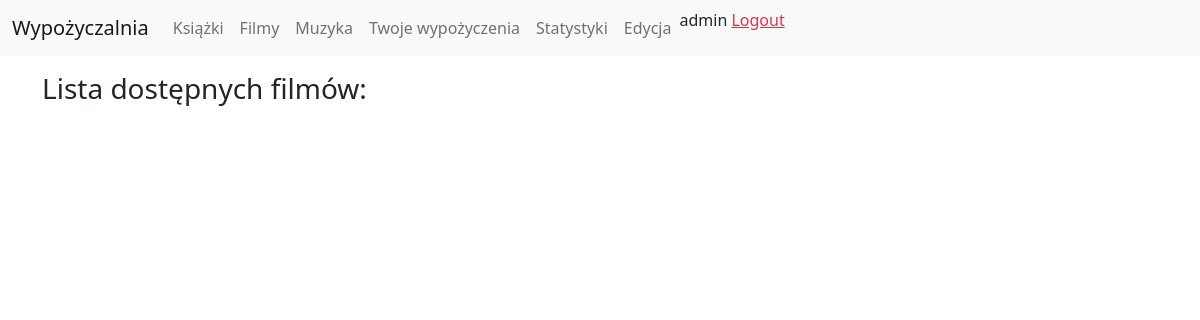
The page /biblioteka/filmy/ (signed in) on the database as committed earlier.
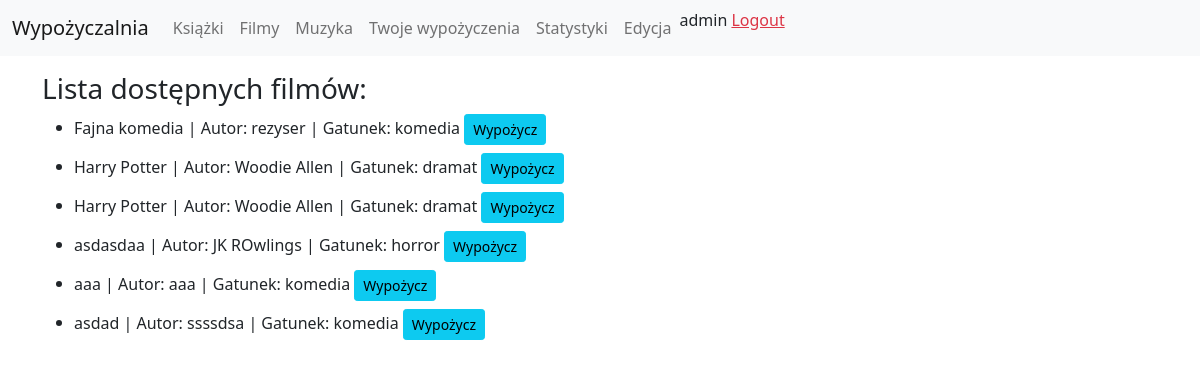
The same page on the database as committed later.
### Biblioteka/models.py (models this page shows, shortened)
class Film(models.Model):
    rezyser = models.CharField(max_length=200)
    tytul = models.CharField(max_length=200)
    gatunek = models.CharField(max_length=200)
    czas_trwania = models.IntegerField()
    wypozyczajacy = models.ForeignKey(settings.AUTH_USER_MODEL, on_delete=models.CASCADE, blank=True, null=True)
    class Meta:
        unique_together = ('rezyser', 'tytul', 'czas_trwania',)

### Biblioteka/views.py (the view)
# urls.py: path('filmy/', login_required(login_url='loginPage')(Filmy.as_view()), name='filmy'),
class Filmy(View):
    def get(self, request):
        try:
            filmy = get_list_or_404(Film, wypozyczajacy=None)
        except:
            filmy = None
        return render(request, 'biblioteka/filmy.html', {'filmy': filmy})

### Biblioteka/templates/biblioteka/filmy.html
{% extends "base.html" %}
{% block content %}
<div class="container pt-3">
    <h3>Lista dostępnych filmów:</h3>
    <ul>
        {% for film in filmy %}
        <li class="mb-2">{{film.tytul}} | Autor: {{film.rezyser}} | Gatunek: {{film.gatunek}} <a href='/biblioteka/wypozycz/filmy/{{film.id}}' class='btn btn-info btn-sm'>Wypożycz</a></li>
        {% endfor %}
    </ul>
</div>
{% endblock %}

Rows that differ between the two databases and show on the page:
added Film: tytul "Fajna komedia", rezyser "rezyser", gatunek "komedia"
added Film: tytul "Harry Potter", rezyser "Woodie Allen", gatunek "dramat"
added Film: tytul "Harry Potter", rezyser "Woodie Allen", gatunek "dramat"
added Film: tytul "asdasdaa", rezyser "JK ROwlings", gatunek "horror"
added Film: tytul "aaa", rezyser "aaa", gatunek "komedia"
added Film: tytul "asdad", rezyser "ssssdsa", gatunek "komedia"
